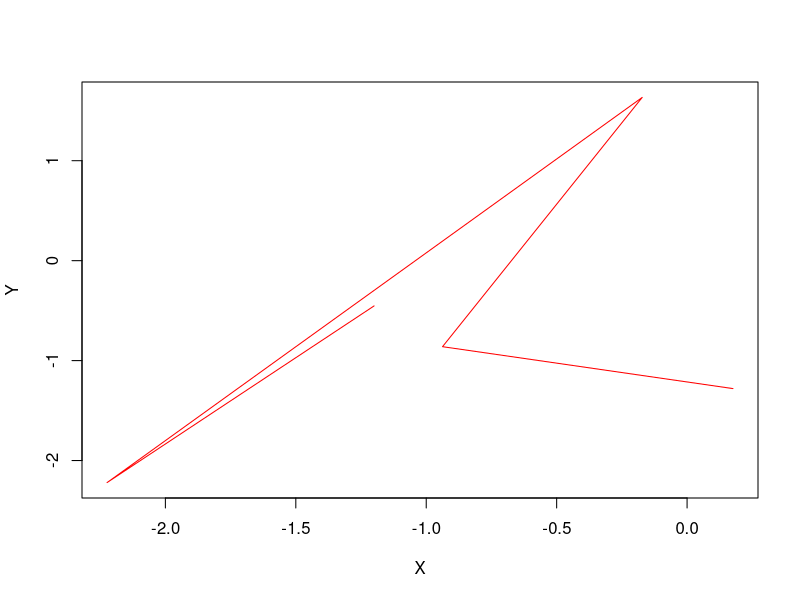

This chart was generated by the following R code: (Note: this script raises an error after producing the figure.)
#Slide 1
#1
matr<-matrix(rnorm(25),nrow =  5,ncol = 5)
#2
plot(matr[,which.min(apply(matr,2,mean))],
     matr[,which.max(apply(matr,2,sd))],col="red",type="l",xlab = "X", ylab = "Y")
#7
x<-1
y<-1
(x+y)%%2==0
#8
x1<-1
y1<-1
x2<-3
y2<-2
(x1==x2)||(y1==y2)||((x1-x2)==(y1-y2))

#slide 4

#1
my_seq<-function(a,b){
  return(list(seq=a:b,num=b-a-1))
  }
my_seq(1,15)
#2
my_n<-function(N){
  a<-0
  while(N>1){
    a<-a*10+N%%10
    N<-N%/%10
  }
  return(a)
}
my_n(342124)
#3
my_mas<-function(m){
  for(i in length(m)){
    if (m[i]>mean(m)){
      m[i]<-m[i]-18
    }
  }
  return(m)
}
my_mas(mas)
#4
apply(matr,2,hist)
#5
my_n<-function(N){
  if (N==2) return(F)
  for(i in 2:(N-1)){
    if (N%%i==0) return (F)
  }
  return(T)
}

